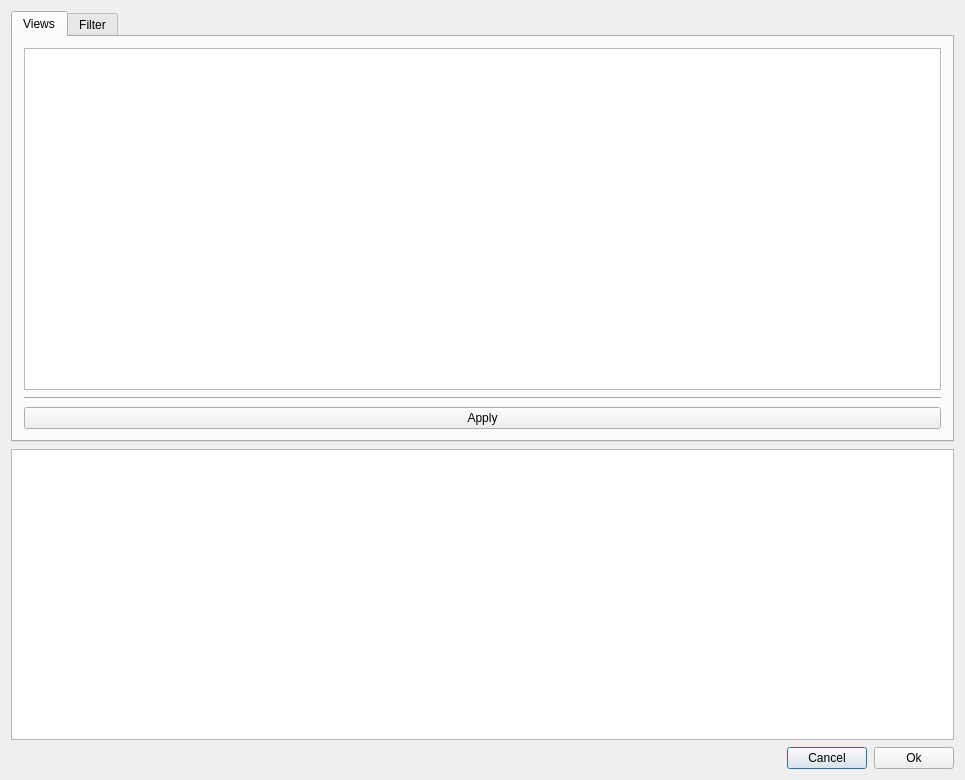
<?xml version="1.0" encoding="UTF-8"?>
<ui version="4.0">
 <class>Dialog</class>
 <widget class="QDialog" name="Dialog">
  <property name="geometry">
   <rect>
    <x>0</x>
    <y>0</y>
    <width>965</width>
    <height>780</height>
   </rect>
  </property>
  <property name="windowTitle">
   <string>Dialog</string>
  </property>
  <layout class="QGridLayout" name="gridLayout_2">
   <item row="1" column="0" colspan="7">
    <widget class="QTableView" name="tableView">
     <property name="selectionBehavior">
      <enum>QAbstractItemView::SelectRows</enum>
     </property>
    </widget>
   </item>
   <item row="2" column="5">
    <widget class="QPushButton" name="BtnCancel">
     <property name="text">
      <string>Cancel</string>
     </property>
    </widget>
   </item>
   <item row="0" column="0" colspan="7">
    <widget class="QTabWidget" name="tabWidget">
     <property name="autoFillBackground">
      <bool>false</bool>
     </property>
     <property name="currentIndex">
      <number>0</number>
     </property>
     <widget class="QWidget" name="tab_2">
      <attribute name="title">
       <string>Views</string>
      </attribute>
      <layout class="QGridLayout" name="gridLayout_6">
       <item row="0" column="0">
        <widget class="QTableView" name="tableView_2">
         <property name="minimumSize">
          <size>
           <width>600</width>
           <height>0</height>
          </size>
         </property>
         <property name="selectionMode">
          <enum>QAbstractItemView::SingleSelection</enum>
         </property>
         <property name="selectionBehavior">
          <enum>QAbstractItemView::SelectRows</enum>
         </property>
        </widget>
       </item>
       <item row="1" column="0">
        <widget class="Line" name="line_2">
         <property name="orientation">
          <enum>Qt::Horizontal</enum>
         </property>
        </widget>
       </item>
       <item row="2" column="0">
        <widget class="QPushButton" name="BtnApply2">
         <property name="text">
          <string>Apply</string>
         </property>
        </widget>
       </item>
      </layout>
     </widget>
     <widget class="QWidget" name="tab">
      <attribute name="title">
       <string>Filter</string>
      </attribute>
      <layout class="QGridLayout" name="gridLayout_7">
       <item row="0" column="0" colspan="2">
        <widget class="QLineEdit" name="lineEdit">
         <property name="text">
          <string>View-Title</string>
         </property>
        </widget>
       </item>
       <item row="0" column="2">
        <widget class="QPushButton" name="BtnSave">
         <property name="minimumSize">
          <size>
           <width>70</width>
           <height>0</height>
          </size>
         </property>
         <property name="maximumSize">
          <size>
           <width>70</width>
           <height>16777215</height>
          </size>
         </property>
         <property name="text">
          <string>Save</string>
         </property>
        </widget>
       </item>
       <item row="2" column="1">
        <layout class="QGridLayout" name="gridLayout_4">
         <item row="1" column="3">
          <widget class="QCheckBox" name="CB_GroupEnable">
           <property name="text">
            <string/>
           </property>
          </widget>
         </item>
         <item row="1" column="1">
          <widget class="QLabel" name="label_2">
           <property name="text">
            <string>Group</string>
           </property>
          </widget>
         </item>
         <item row="2" column="1">
          <widget class="QLabel" name="label_25">
           <property name="text">
            <string>Plot-Title</string>
           </property>
          </widget>
         </item>
         <item row="2" column="3">
          <widget class="QCheckBox" name="CB_PlotTitleEnable">
           <property name="text">
            <string/>
           </property>
          </widget>
         </item>
         <item row="2" column="2">
          <widget class="QComboBox" name="CBoxPlotTitle">
           <property name="minimumSize">
            <size>
             <width>200</width>
             <height>0</height>
            </size>
           </property>
           <property name="maximumSize">
            <size>
             <width>200</width>
             <height>16777215</height>
            </size>
           </property>
          </widget>
         </item>
         <item row="3" column="1">
          <widget class="QLabel" name="label_26">
           <property name="text">
            <string>Routine</string>
           </property>
          </widget>
         </item>
         <item row="0" column="1">
          <widget class="QLabel" name="label">
           <property name="text">
            <string>Company</string>
           </property>
          </widget>
         </item>
         <item row="3" column="2">
          <widget class="QComboBox" name="CBoxRoutine">
           <property name="minimumSize">
            <size>
             <width>200</width>
             <height>0</height>
            </size>
           </property>
           <property name="maximumSize">
            <size>
             <width>200</width>
             <height>16777215</height>
            </size>
           </property>
          </widget>
         </item>
         <item row="3" column="3">
          <widget class="QCheckBox" name="CB_RoutineEnable">
           <property name="text">
            <string/>
           </property>
          </widget>
         </item>
         <item row="0" column="2">
          <widget class="QComboBox" name="CBoxCompany">
           <property name="minimumSize">
            <size>
             <width>200</width>
             <height>0</height>
            </size>
           </property>
           <property name="maximumSize">
            <size>
             <width>200</width>
             <height>16777215</height>
            </size>
           </property>
          </widget>
         </item>
         <item row="1" column="2">
          <widget class="QComboBox" name="CBoxGroup">
           <property name="minimumSize">
            <size>
             <width>200</width>
             <height>0</height>
            </size>
           </property>
           <property name="maximumSize">
            <size>
             <width>200</width>
             <height>16777215</height>
            </size>
           </property>
           <item>
            <property name="text">
             <string>Final</string>
            </property>
           </item>
           <item>
            <property name="text">
             <string>Master</string>
            </property>
           </item>
           <item>
            <property name="text">
             <string>Reference</string>
            </property>
           </item>
           <item>
            <property name="text">
             <string>Try out</string>
            </property>
           </item>
           <item>
            <property name="text">
             <string>Trash</string>
            </property>
           </item>
          </widget>
         </item>
         <item row="0" column="3">
          <widget class="QCheckBox" name="CB_CompanyEnable">
           <property name="text">
            <string/>
           </property>
          </widget>
         </item>
         <item row="2" column="4">
          <spacer name="horizontalSpacer_2">
           <property name="orientation">
            <enum>Qt::Horizontal</enum>
           </property>
           <property name="sizeHint" stdset="0">
            <size>
             <width>40</width>
             <height>20</height>
            </size>
           </property>
          </spacer>
         </item>
         <item row="1" column="0">
          <spacer name="horizontalSpacer">
           <property name="orientation">
            <enum>Qt::Horizontal</enum>
           </property>
           <property name="sizeHint" stdset="0">
            <size>
             <width>40</width>
             <height>20</height>
            </size>
           </property>
          </spacer>
         </item>
         <item row="4" column="1">
          <widget class="QLabel" name="label_3">
           <property name="text">
            <string>Project</string>
           </property>
          </widget>
         </item>
         <item row="4" column="2">
          <widget class="QComboBox" name="CBoxProject"/>
         </item>
         <item row="4" column="3">
          <widget class="QCheckBox" name="CB_ProjectEnable">
           <property name="text">
            <string/>
           </property>
          </widget>
         </item>
        </layout>
       </item>
       <item row="3" column="1">
        <layout class="QGridLayout" name="gridLayout_3">
         <item row="0" column="3">
          <widget class="QLabel" name="label_5">
           <property name="text">
            <string>to</string>
           </property>
          </widget>
         </item>
         <item row="0" column="2">
          <widget class="QDateEdit" name="dateEditFrom">
           <property name="maximumSize">
            <size>
             <width>200</width>
             <height>16777215</height>
            </size>
           </property>
          </widget>
         </item>
         <item row="0" column="4">
          <widget class="QDateEdit" name="dateEditTo">
           <property name="minimumSize">
            <size>
             <width>0</width>
             <height>0</height>
            </size>
           </property>
           <property name="maximumSize">
            <size>
             <width>16777215</width>
             <height>16777215</height>
            </size>
           </property>
          </widget>
         </item>
         <item row="0" column="1">
          <widget class="QLabel" name="label_4">
           <property name="text">
            <string>from</string>
           </property>
          </widget>
         </item>
         <item row="0" column="5">
          <widget class="QCheckBox" name="CB_DateEditEnable">
           <property name="text">
            <string/>
           </property>
          </widget>
         </item>
         <item row="0" column="0">
          <spacer name="horizontalSpacer_3">
           <property name="orientation">
            <enum>Qt::Horizontal</enum>
           </property>
           <property name="sizeHint" stdset="0">
            <size>
             <width>40</width>
             <height>20</height>
            </size>
           </property>
          </spacer>
         </item>
        </layout>
       </item>
       <item row="2" column="0" rowspan="4">
        <layout class="QVBoxLayout" name="verticalLayout">
         <property name="sizeConstraint">
          <enum>QLayout::SetDefaultConstraint</enum>
         </property>
         <property name="bottomMargin">
          <number>0</number>
         </property>
         <item>
          <widget class="QCheckBox" name="CB_ZoneKMV">
           <property name="text">
            <string>Zone KMV</string>
           </property>
          </widget>
         </item>
         <item>
          <widget class="QCheckBox" name="CB_LevelKMV">
           <property name="text">
            <string>Level KMV</string>
           </property>
          </widget>
         </item>
         <item>
          <widget class="QCheckBox" name="CB_ZoneApp">
           <property name="text">
            <string>Zone App.</string>
           </property>
          </widget>
         </item>
         <item>
          <widget class="QCheckBox" name="CB_LevelApp">
           <property name="text">
            <string>Level App.</string>
           </property>
          </widget>
         </item>
         <item>
          <widget class="QCheckBox" name="CB_other">
           <property name="text">
            <string>other</string>
           </property>
          </widget>
         </item>
         <item>
          <spacer name="verticalSpacer">
           <property name="orientation">
            <enum>Qt::Vertical</enum>
           </property>
           <property name="sizeType">
            <enum>QSizePolicy::Fixed</enum>
           </property>
           <property name="sizeHint" stdset="0">
            <size>
             <width>20</width>
             <height>40</height>
            </size>
           </property>
          </spacer>
         </item>
        </layout>
       </item>
       <item row="2" column="2">
        <layout class="QGridLayout" name="gridLayout">
         <item row="0" column="0">
          <widget class="QLabel" name="label_7">
           <property name="text">
            <string>ZuNo</string>
           </property>
          </widget>
         </item>
         <item row="0" column="1">
          <widget class="QLineEdit" name="EdZNo">
           <property name="maximumSize">
            <size>
             <width>150</width>
             <height>16777215</height>
            </size>
           </property>
          </widget>
         </item>
         <item row="0" column="2">
          <widget class="QCheckBox" name="CB_ZNoEnable">
           <property name="text">
            <string/>
           </property>
           <property name="checked">
            <bool>true</bool>
           </property>
          </widget>
         </item>
         <item row="1" column="0">
          <widget class="QLabel" name="label_6">
           <property name="text">
            <string>TestNo</string>
           </property>
          </widget>
         </item>
         <item row="1" column="1">
          <widget class="QLineEdit" name="EdTestNo">
           <property name="maximumSize">
            <size>
             <width>150</width>
             <height>16777215</height>
            </size>
           </property>
          </widget>
         </item>
         <item row="1" column="2">
          <widget class="QCheckBox" name="CB_TestNoEnable">
           <property name="text">
            <string/>
           </property>
          </widget>
         </item>
         <item row="2" column="0">
          <widget class="QLabel" name="label_8">
           <property name="text">
            <string>ID</string>
           </property>
          </widget>
         </item>
         <item row="2" column="1">
          <widget class="QLineEdit" name="EdID">
           <property name="maximumSize">
            <size>
             <width>150</width>
             <height>16777215</height>
            </size>
           </property>
          </widget>
         </item>
         <item row="2" column="2">
          <widget class="QCheckBox" name="CB_IdEnable">
           <property name="text">
            <string/>
           </property>
          </widget>
         </item>
         <item row="3" column="0">
          <widget class="QLabel" name="label_9">
           <property name="text">
            <string>Text</string>
           </property>
          </widget>
         </item>
         <item row="3" column="1">
          <widget class="QLineEdit" name="EdText"/>
         </item>
         <item row="3" column="2">
          <widget class="QCheckBox" name="CB_TextEnable">
           <property name="text">
            <string/>
           </property>
          </widget>
         </item>
        </layout>
       </item>
       <item row="7" column="0" colspan="4">
        <widget class="Line" name="line">
         <property name="orientation">
          <enum>Qt::Horizontal</enum>
         </property>
        </widget>
       </item>
       <item row="9" column="0" colspan="4">
        <layout class="QGridLayout" name="gridLayout_5">
         <item row="0" column="1">
          <widget class="QRadioButton" name="RB_And">
           <property name="text">
            <string>AND</string>
           </property>
           <property name="checked">
            <bool>true</bool>
           </property>
          </widget>
         </item>
         <item row="0" column="2">
          <widget class="QRadioButton" name="RB_Or">
           <property name="text">
            <string>OR</string>
           </property>
          </widget>
         </item>
         <item row="0" column="3">
          <widget class="QPushButton" name="BtnApply">
           <property name="text">
            <string>Apply</string>
           </property>
          </widget>
         </item>
         <item row="0" column="0">
          <widget class="QTextEdit" name="EdSearch">
           <property name="maximumSize">
            <size>
             <width>16777215</width>
             <height>122</height>
            </size>
           </property>
          </widget>
         </item>
        </layout>
       </item>
       <item row="1" column="0" colspan="2">
        <widget class="QLineEdit" name="lineEdit_Comment">
         <property name="text">
          <string>Comment</string>
         </property>
        </widget>
       </item>
      </layout>
     </widget>
    </widget>
   </item>
   <item row="2" column="6">
    <widget class="QPushButton" name="BtnOk">
     <property name="text">
      <string>Ok</string>
     </property>
    </widget>
   </item>
   <item row="2" column="4">
    <spacer name="horizontalSpacer_4">
     <property name="orientation">
      <enum>Qt::Horizontal</enum>
     </property>
     <property name="sizeHint" stdset="0">
      <size>
       <width>40</width>
       <height>20</height>
      </size>
     </property>
    </spacer>
   </item>
   <item row="2" column="1" colspan="2">
    <widget class="QLabel" name="lb_Count">
     <property name="font">
      <font>
       <pointsize>12</pointsize>
       <weight>50</weight>
       <bold>false</bold>
      </font>
     </property>
     <property name="text">
      <string> </string>
     </property>
    </widget>
   </item>
  </layout>
 </widget>
 <layoutdefault spacing="7" margin="11"/>
 <resources/>
 <connections/>
 <designerdata>
  <property name="gridDeltaX">
   <number>10</number>
  </property>
  <property name="gridDeltaY">
   <number>10</number>
  </property>
  <property name="gridSnapX">
   <bool>true</bool>
  </property>
  <property name="gridSnapY">
   <bool>true</bool>
  </property>
  <property name="gridVisible">
   <bool>true</bool>
  </property>
 </designerdata>
</ui>
